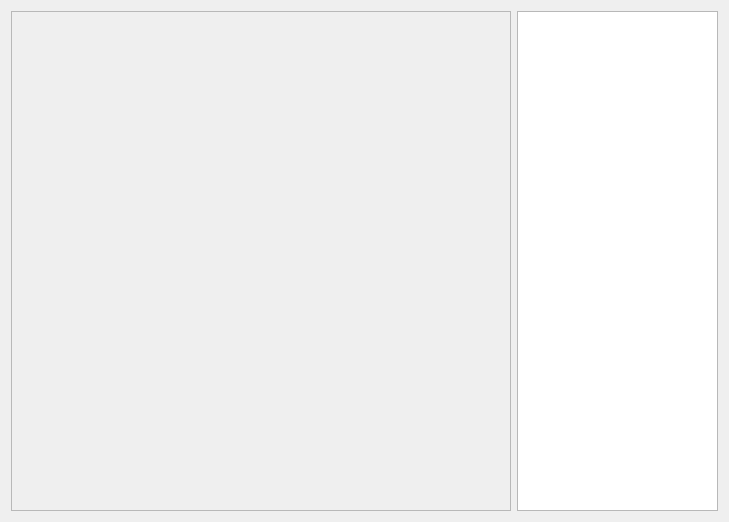
<?xml version="1.0" encoding="UTF-8"?>
<ui version="4.0">
 <class>ChessWidget</class>
 <widget class="QWidget" name="ChessWidget">
  <property name="geometry">
   <rect>
    <x>0</x>
    <y>0</y>
    <width>729</width>
    <height>522</height>
   </rect>
  </property>
  <property name="windowTitle">
   <string>Form</string>
  </property>
  <layout class="QHBoxLayout" name="horizontalLayout">
   <item>
    <widget class="QFrame" name="frame">
     <property name="minimumSize">
      <size>
       <width>500</width>
       <height>500</height>
      </size>
     </property>
     <property name="frameShape">
      <enum>QFrame::StyledPanel</enum>
     </property>
     <property name="frameShadow">
      <enum>QFrame::Raised</enum>
     </property>
    </widget>
   </item>
   <item>
    <widget class="QTextBrowser" name="textBrowser">
     <property name="sizePolicy">
      <sizepolicy hsizetype="Minimum" vsizetype="Expanding">
       <horstretch>0</horstretch>
       <verstretch>0</verstretch>
      </sizepolicy>
     </property>
     <property name="minimumSize">
      <size>
       <width>200</width>
       <height>0</height>
      </size>
     </property>
    </widget>
   </item>
  </layout>
 </widget>
 <resources/>
 <connections/>
</ui>
